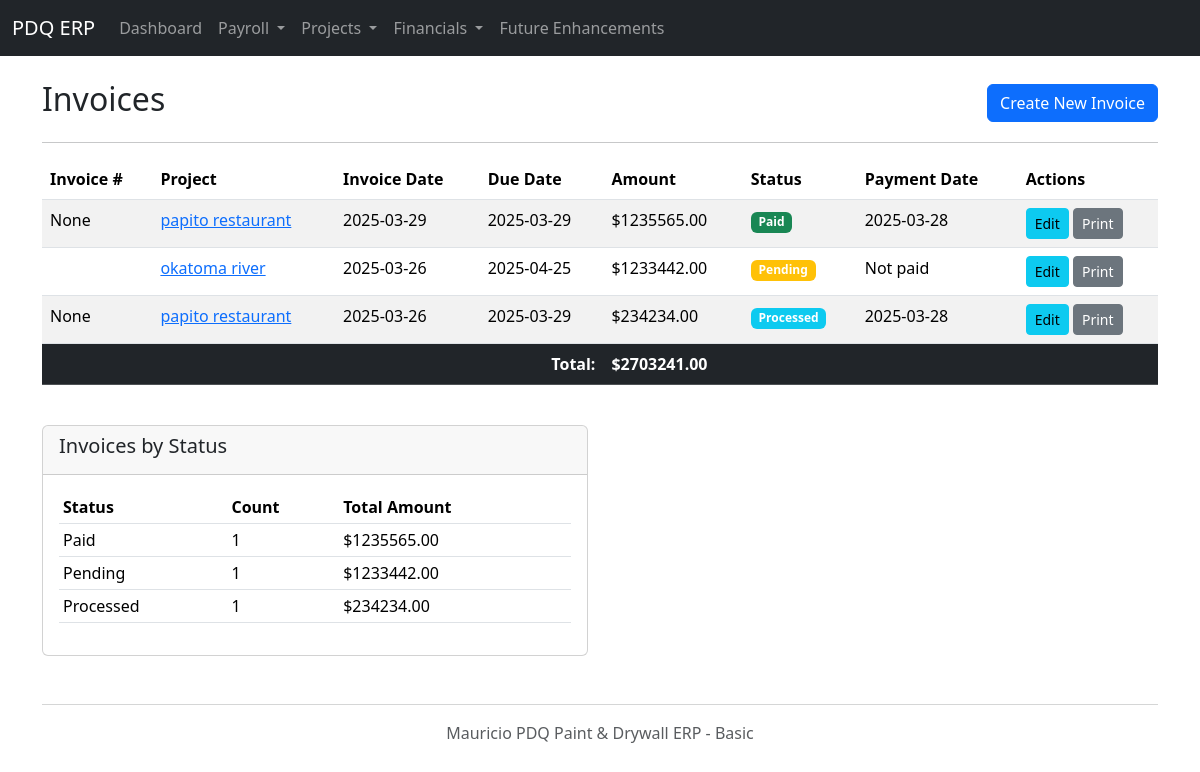
The app's page /invoices, older data.
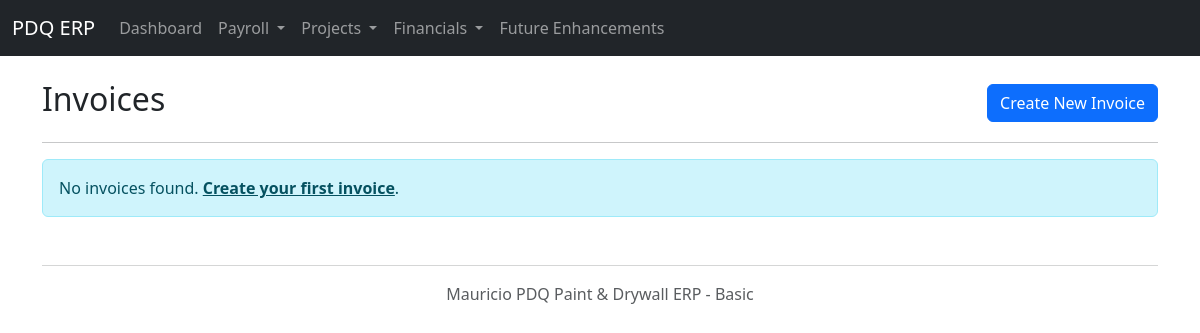
The same page, newer data.
### models.py (models this page shows, shortened)
class Invoice(db.Model):
    id = db.Column(db.Integer, primary_key=True)
    project_id = db.Column(db.Integer, db.ForeignKey('project.id'), nullable=False)
    invoice_number = db.Column(db.String(50), unique=True)
    invoice_date = db.Column(db.Date, nullable=False)
    due_date = db.Column(db.Date)
    amount = db.Column(db.Float, nullable=False)
    status = db.Column(db.Enum(PaymentStatus), nullable=False, default=PaymentStatus.PENDING)
    payment_received_date = db.Column(db.Date)
    project = db.relationship('Project', foreign_keys=[project_id], backref='invoices')

class Project(db.Model):
    id = db.Column(db.Integer, primary_key=True)
    name = db.Column(db.String(150), nullable=False)
    project_id_str = db.Column(db.String(50), unique=True)
    client_name = db.Column(db.String(100))
    location = db.Column(db.String(200))
    start_date = db.Column(db.Date)
    end_date = db.Column(db.Date)
    contract_value = db.Column(db.Float)
    description = db.Column(db.Text)
    status = db.Column(db.Enum(ProjectStatus), default=ProjectStatus.PENDING, nullable=False)

### app.py (the view)
@app.route('/invoices')
def invoices():
    all_invoices = Invoice.query.join(Project).order_by(Invoice.invoice_date.desc()).all()
    return render_template('invoices.html', invoices=all_invoices)

### templates/invoices.html (shortened to what this page needs)
{% extends "layout.html" %}
{% block content %}
<div class="d-flex justify-content-between align-items-center mb-3">
    <h2>Invoices</h2>
    <a href="{{ url_for('add_invoice') }}" class="btn btn-primary">Create New Invoice</a>
</div>
<hr>
{% if invoices %}
<div class="table-responsive">
    <table class="table table-striped table-hover">
        <thead>
            <tr>
                <th>Invoice #</th>
                <th>Project</th>
                <th>Invoice Date</th>
                <th>Due Date</th>
                <th>Amount</th>
                <th>Status</th>
                <th>Payment Date</th>
                <th>Actions</th>
            </tr>
        </thead>
        <tbody>
            {% for invoice in invoices %}
            <tr>
                <td>{{ invoice.invoice_number }}</td>
                <td><a href="{{ url_for('project_detail', id=invoice.project.id) }}">{{ invoice.project.name }}</a></td>
                <td>{{ invoice.invoice_date.strftime('%Y-%m-%d') }}</td>
                <td>{{ invoice.due_date.strftime('%Y-%m-%d') if invoice.due_date else 'Not set' }}</td>
                <td>${{ "%.2f"|format(invoice.amount) }}</td>
                <td>
                    <span class="badge bg-{{ 'success' if invoice.status.name == 'PAID' else 'warning' if invoice.status.name == 'PENDING' else 'info' if invoice.status.name == 'PROCESSED' else 'secondary' }}">
                        {{ invoice.status.value }}
                    </span>
                </td>
                <td>{{ invoice.payment_received_date.strftime('%Y-%m-%d') if invoice.payment_received_date else 'Not paid' }}</td>
                <td>
                    <a href="#" class="btn btn-sm btn-info">Edit</a>
                    <a href="#" class="btn btn-sm btn-secondary">Print</a>
                </td>
            </tr>
            {% endfor %}
        </tbody>
        <tfoot>
            <tr class="table-dark">
                <td colspan="4" class="text-end fw-bold">Total:</td>
                <td class="fw-bold">${{ "%.2f"|format(invoices|sum(attribute='amount')) }}</td>
                <td colspan="3"></td>
            </tr>
        </tfoot>
    </table>
</div>
<div class="row mt-4">
    <div class="col-md-6">
        <div class="card">
            <div class="card-header">
                <h5>Invoices by Status</h5>
            </div>
            <div class="card-body">
                <div class="table-responsive">
                    <table class="table table-sm">
                        <thead>
                            <tr>
                                <th>Status</th>
                                <th>Count</th>
                                <th>Total Amount</th>
                            </tr>
                        </thead>
                        <tbody>
                            {% set status_totals = {} %}
                            {% set status_counts = {} %}
                            {% for invoice in invoices %}
                                {% set status = invoice.status.name %}
                                {% if status in status_totals %}
                                    {% set _ = status_totals.update({status: status_totals[status] + invoice.amount}) %}
                                    {% set _ = status_counts.update({status: status_counts[status] + 1}) %}
                                {% else %}
                                    {% set _ = status_totals.update({status: invoice.amount}) %}
                                    {% set _ = status_counts.update({status: 1}) %}
                                {% endif %}
                            {% endfor %}
                            {% for status, amount in status_totals.items() %}
                            <tr>
                                <td>{{ dict(PENDING='Pending', PROCESSED='Processed', PAID='Paid')[status] }}</td>
                                <td>{{ status_counts[status] }}</td>
                                <td>${{ "%.2f"|format(amount) }}</td>
                            </tr>
                            {% endfor %}
                        </tbody>
                    </table>
                </div>
            </div>
        </div>
    </div>
</div>
{% else %}
<div class="alert alert-info">
    No invoices found. <a href="{{ url_for('add_invoice') }}" class="alert-link">Create your first invoice</a>.
</div>
{% endif %}
{% endblock %}

### templates/layout.html (shortened to what this page needs)
<!doctype html>
<html lang="en">
  <head>
    {{ bootstrap.load_css() }}
  </head>
  <body>
    <nav class="navbar navbar-expand-lg navbar-dark bg-dark mb-4">
      <div class="container-fluid">
        <a class="navbar-brand" href="{{ url_for('index') }}">PDQ ERP</a>
        <div class="collapse navbar-collapse" id="navbarNav">
          <ul class="navbar-nav me-auto mb-2 mb-lg-0">
            <li class="nav-item">
              <a class="nav-link" href="{{ url_for('index') }}">Dashboard</a>
            </li>
            <li class="nav-item dropdown">
                <a class="nav-link dropdown-toggle" href="#" id="payrollDropdown" role="button" data-bs-toggle="dropdown" aria-expanded="false">
                    Payroll
                </a>
            </li>
             <li class="nav-item dropdown">
                <a class="nav-link dropdown-toggle" href="#" id="projectDropdown" role="button" data-bs-toggle="dropdown" aria-expanded="false">
                    Projects
                </a>
            </li>
            <li class="nav-item dropdown">
                <a class="nav-link dropdown-toggle" href="#" id="financialDropdown" role="button" data-bs-toggle="dropdown" aria-expanded="false">
                    Financials
                </a>
            </li>
            <li class="nav-item">
              <a class="nav-link" href="{{ url_for('future_enhancements') }}">Future Enhancements</a>
            </li>
          </ul>
        </div>
      </div>
    </nav>
    <main class="container mt-4">
        {% block content %}{% endblock %}
    </main>
    <footer class="container mt-5 text-center text-muted">
        <hr>
        <p> Mauricio PDQ Paint & Drywall ERP - Basic</p>
    </footer>
  </body>
</html>

Row changes from the older to the newer data that the page shows:
removed Invoice: invoice_number "None", project.name "papito restaurant", invoice_date "2025-03-29", due_date "2025-03-29", amount "1235565.00", status.value "Paid", payment_received_date "2025-03-28", status "Paid", project "1"
removed Invoice: project.name "okatoma river", invoice_date "2025-03-26", due_date "2025-04-25", amount "1233442.00", status.value "Pending", payment_received_date "Not paid", status "Pending", id "1"
removed Invoice: invoice_number "None", project.name "papito restaurant", invoice_date "2025-03-26", due_date "2025-03-29", amount "234234.00", status.value "Processed", payment_received_date "2025-03-28", status "Processed", project "1"
Text that changed along with them:
{{ "%.2f"|format(invoices|sum(attribute='amount')) }}: "2703241.00" → (not shown)
text no longer shown: "Invoice # Project Invoice Date Due Date Amount Status Payment Date Actions Total: $ Invoices by Status Status Count Total Amount"
text now shown: "No invoices found. Create your first invoice ."
